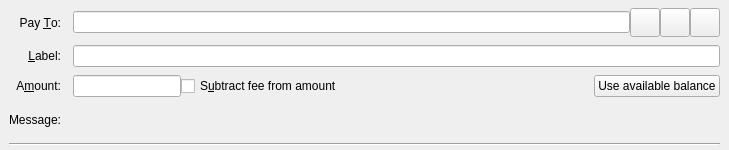
<?xml version="1.0" encoding="UTF-8"?>
<ui version="4.0">
 <class>SendCoinsEntry</class>
 <widget class="QStackedWidget" name="SendCoinsEntry">
  <property name="geometry">
   <rect>
    <x>0</x>
    <y>0</y>
    <width>729</width>
    <height>150</height>
   </rect>
  </property>
  <property name="focusPolicy">
   <enum>Qt::TabFocus</enum>
  </property>
  <property name="autoFillBackground">
   <bool>false</bool>
  </property>
  <widget class="QFrame" name="SendCoins">
   <property name="toolTip">
    <string>This is a normal payment.</string>
   </property>
   <property name="frameShape">
    <enum>QFrame::NoFrame</enum>
   </property>
   <layout class="QGridLayout" name="gridLayout">
    <property name="topMargin">
     <number>8</number>
    </property>
    <property name="bottomMargin">
     <number>4</number>
    </property>
    <property name="horizontalSpacing">
     <number>12</number>
    </property>
    <property name="verticalSpacing">
     <number>8</number>
    </property>
    <item row="0" column="0">
     <widget class="QLabel" name="payToLabel">
      <property name="text">
       <string>Pay &amp;To:</string>
      </property>
      <property name="alignment">
       <set>Qt::AlignRight|Qt::AlignTrailing|Qt::AlignVCenter</set>
      </property>
      <property name="buddy">
       <cstring>payTo</cstring>
      </property>
     </widget>
    </item>
    <item row="0" column="1">
     <layout class="QHBoxLayout" name="payToLayout">
      <property name="spacing">
       <number>0</number>
      </property>
      <item>
       <widget class="QValidatedLineEdit" name="payTo">
        <property name="toolTip">
         <string>The Fidecoin address to send the payment to</string>
        </property>
       </widget>
      </item>
      <item>
       <widget class="QToolButton" name="addressBookButton">
        <property name="toolTip">
         <string>Choose previously used address</string>
        </property>
        <property name="text">
         <string/>
        </property>
        <property name="icon">
         <iconset resource="../bitcoin.qrc">
          <normaloff>:/icons/address-book</normaloff>:/icons/address-book</iconset>
        </property>
        <property name="iconSize">
         <size>
          <width>22</width>
          <height>22</height>
         </size>
        </property>
        <property name="shortcut">
         <string>Alt+A</string>
        </property>
       </widget>
      </item>
      <item>
       <widget class="QToolButton" name="pasteButton">
        <property name="toolTip">
         <string>Paste address from clipboard</string>
        </property>
        <property name="text">
         <string/>
        </property>
        <property name="icon">
         <iconset resource="../bitcoin.qrc">
          <normaloff>:/icons/editpaste</normaloff>:/icons/editpaste</iconset>
        </property>
        <property name="iconSize">
         <size>
          <width>22</width>
          <height>22</height>
         </size>
        </property>
        <property name="shortcut">
         <string>Alt+P</string>
        </property>
       </widget>
      </item>
      <item>
       <widget class="QToolButton" name="deleteButton">
        <property name="toolTip">
         <string>Remove this entry</string>
        </property>
        <property name="text">
         <string/>
        </property>
        <property name="icon">
         <iconset resource="../bitcoin.qrc">
          <normaloff>:/icons/remove</normaloff>:/icons/remove</iconset>
        </property>
        <property name="iconSize">
         <size>
          <width>22</width>
          <height>22</height>
         </size>
        </property>
       </widget>
      </item>
     </layout>
    </item>
    <item row="1" column="0">
     <widget class="QLabel" name="labellLabel">
      <property name="text">
       <string>&amp;Label:</string>
      </property>
      <property name="alignment">
       <set>Qt::AlignRight|Qt::AlignTrailing|Qt::AlignVCenter</set>
      </property>
      <property name="buddy">
       <cstring>addAsLabel</cstring>
      </property>
     </widget>
    </item>
    <item row="1" column="1">
     <widget class="QLineEdit" name="addAsLabel">
      <property name="toolTip">
       <string>Enter a label for this address to add it to the list of used addresses</string>
      </property>
     </widget>
    </item>
    <item row="2" column="0">
     <widget class="QLabel" name="amountLabel">
      <property name="text">
       <string>A&amp;mount:</string>
      </property>
      <property name="alignment">
       <set>Qt::AlignRight|Qt::AlignTrailing|Qt::AlignVCenter</set>
      </property>
      <property name="buddy">
       <cstring>payAmount</cstring>
      </property>
     </widget>
    </item>
    <item row="2" column="1">
     <layout class="QHBoxLayout" name="horizontalLayoutAmount" stretch="0,1,0">
      <item>
       <widget class="BitcoinAmountField" name="payAmount"/>
      </item>
      <item>
       <widget class="QCheckBox" name="checkboxSubtractFeeFromAmount">
        <property name="toolTip">
         <string>The fee will be deducted from the amount being sent. The recipient will receive less fidecoins than you enter in the amount field. If multiple recipients are selected, the fee is split equally.</string>
        </property>
        <property name="text">
         <string>S&amp;ubtract fee from amount</string>
        </property>
       </widget>
      </item>
      <item>
       <widget class="QPushButton" name="useAvailableBalanceButton">
        <property name="text">
         <string>Use available balance</string>
        </property>
       </widget>
      </item>
     </layout>
    </item>
    <item row="3" column="0">
     <widget class="QLabel" name="messageLabel">
      <property name="text">
       <string>Message:</string>
      </property>
      <property name="alignment">
       <set>Qt::AlignRight|Qt::AlignTrailing|Qt::AlignVCenter</set>
      </property>
     </widget>
    </item>
    <item row="3" column="1">
     <widget class="QLabel" name="messageTextLabel">
      <property name="toolTip">
       <string>A message that was attached to the fidecoin: URI which will be stored with the transaction for your reference. Note: This message will not be sent over the Fidecoin network.</string>
      </property>
      <property name="textFormat">
       <enum>Qt::PlainText</enum>
      </property>
     </widget>
    </item>
    <item row="4" column="0" colspan="2">
     <widget class="Line" name="line">
      <property name="orientation">
       <enum>Qt::Horizontal</enum>
      </property>
     </widget>
    </item>
   </layout>
  </widget>
  <widget class="QFrame" name="SendCoins_UnauthenticatedPaymentRequest">
   <property name="palette">
    <palette>
     <active>
      <colorrole role="WindowText">
       <brush brushstyle="SolidPattern">
        <color alpha="255">
         <red>0</red>
         <green>0</green>
         <blue>0</blue>
        </color>
       </brush>
      </colorrole>
      <colorrole role="Button">
       <brush brushstyle="SolidPattern">
        <color alpha="255">
         <red>255</red>
         <green>255</green>
         <blue>127</blue>
        </color>
       </brush>
      </colorrole>
      <colorrole role="Light">
       <brush brushstyle="SolidPattern">
        <color alpha="255">
         <red>255</red>
         <green>255</green>
         <blue>255</blue>
        </color>
       </brush>
      </colorrole>
      <colorrole role="Midlight">
       <brush brushstyle="SolidPattern">
        <color alpha="255">
         <red>255</red>
         <green>255</green>
         <blue>191</blue>
        </color>
       </brush>
      </colorrole>
      <colorrole role="Dark">
       <brush brushstyle="SolidPattern">
        <color alpha="255">
         <red>127</red>
         <green>127</green>
         <blue>63</blue>
        </color>
       </brush>
      </colorrole>
      <colorrole role="Mid">
       <brush brushstyle="SolidPattern">
        <color alpha="255">
         <red>170</red>
         <green>170</green>
         <blue>84</blue>
        </color>
       </brush>
      </colorrole>
      <colorrole role="Text">
       <brush brushstyle="SolidPattern">
        <color alpha="255">
         <red>0</red>
         <green>0</green>
         <blue>0</blue>
        </color>
       </brush>
      </colorrole>
      <colorrole role="BrightText">
       <brush brushstyle="SolidPattern">
        <color alpha="255">
         <red>255</red>
         <green>255</green>
         <blue>255</blue>
        </color>
       </brush>
      </colorrole>
      <colorrole role="ButtonText">
       <brush brushstyle="SolidPattern">
        <color alpha="255">
         <red>0</red>
         <green>0</green>
         <blue>0</blue>
        </color>
       </brush>
      </colorrole>
      <colorrole role="Base">
       <brush brushstyle="SolidPattern">
        <color alpha="255">
         <red>255</red>
         <green>255</green>
         <blue>255</blue>
        </color>
       </brush>
      </colorrole>
      <colorrole role="Window">
       <brush brushstyle="SolidPattern">
        <color alpha="255">
         <red>255</red>
         <green>255</green>
         <blue>127</blue>
        </color>
       </brush>
      </colorrole>
      <colorrole role="Shadow">
       <brush brushstyle="SolidPattern">
        <color alpha="255">
         <red>0</red>
         <green>0</green>
         <blue>0</blue>
        </color>
       </brush>
      </colorrole>
      <colorrole role="AlternateBase">
       <brush brushstyle="SolidPattern">
        <color alpha="255">
         <red>255</red>
         <green>255</green>
         <blue>191</blue>
        </color>
       </brush>
      </colorrole>
      <colorrole role="ToolTipBase">
       <brush brushstyle="SolidPattern">
        <color alpha="255">
         <red>255</red>
         <green>255</green>
         <blue>220</blue>
        </color>
       </brush>
      </colorrole>
      <colorrole role="ToolTipText">
       <brush brushstyle="SolidPattern">
        <color alpha="255">
         <red>0</red>
         <green>0</green>
         <blue>0</blue>
        </color>
       </brush>
      </colorrole>
     </active>
     <inactive>
      <colorrole role="WindowText">
       <brush brushstyle="SolidPattern">
        <color alpha="255">
         <red>0</red>
         <green>0</green>
         <blue>0</blue>
        </color>
       </brush>
      </colorrole>
      <colorrole role="Button">
       <brush brushstyle="SolidPattern">
        <color alpha="255">
         <red>255</red>
         <green>255</green>
         <blue>127</blue>
        </color>
       </brush>
      </colorrole>
      <colorrole role="Light">
       <brush brushstyle="SolidPattern">
        <color alpha="255">
         <red>255</red>
         <green>255</green>
         <blue>255</blue>
        </color>
       </brush>
      </colorrole>
      <colorrole role="Midlight">
       <brush brushstyle="SolidPattern">
        <color alpha="255">
         <red>255</red>
         <green>255</green>
         <blue>191</blue>
        </color>
       </brush>
      </colorrole>
      <colorrole role="Dark">
       <brush brushstyle="SolidPattern">
        <color alpha="255">
         <red>127</red>
         <green>127</green>
         <blue>63</blue>
        </color>
       </brush>
      </colorrole>
      <colorrole role="Mid">
       <brush brushstyle="SolidPattern">
        <color alpha="255">
         <red>170</red>
         <green>170</green>
         <blue>84</blue>
        </color>
       </brush>
      </colorrole>
      <colorrole role="Text">
       <brush brushstyle="SolidPattern">
        <color alpha="255">
         <red>0</red>
         <green>0</green>
         <blue>0</blue>
        </color>
       </brush>
      </colorrole>
      <colorrole role="BrightText">
       <brush brushstyle="SolidPattern">
        <color alpha="255">
         <red>255</red>
         <green>255</green>
         <blue>255</blue>
        </color>
       </brush>
      </colorrole>
      <colorrole role="ButtonText">
       <brush brushstyle="SolidPattern">
        <color alpha="255">
         <red>0</red>
         <green>0</green>
         <blue>0</blue>
        </color>
       </brush>
      </colorrole>
      <colorrole role="Base">
       <brush brushstyle="SolidPattern">
        <color alpha="255">
         <red>255</red>
         <green>255</green>
         <blue>255</blue>
        </color>
       </brush>
      </colorrole>
      <colorrole role="Window">
       <brush brushstyle="SolidPattern">
        <color alpha="255">
         <red>255</red>
         <green>255</green>
         <blue>127</blue>
        </color>
       </brush>
      </colorrole>
      <colorrole role="Shadow">
       <brush brushstyle="SolidPattern">
        <color alpha="255">
         <red>0</red>
         <green>0</green>
         <blue>0</blue>
        </color>
       </brush>
      </colorrole>
      <colorrole role="AlternateBase">
       <brush brushstyle="SolidPattern">
        <color alpha="255">
         <red>255</red>
         <green>255</green>
         <blue>191</blue>
        </color>
       </brush>
      </colorrole>
      <colorrole role="ToolTipBase">
       <brush brushstyle="SolidPattern">
        <color alpha="255">
         <red>255</red>
         <green>255</green>
         <blue>220</blue>
        </color>
       </brush>
      </colorrole>
      <colorrole role="ToolTipText">
       <brush brushstyle="SolidPattern">
        <color alpha="255">
         <red>0</red>
         <green>0</green>
         <blue>0</blue>
        </color>
       </brush>
      </colorrole>
     </inactive>
     <disabled>
      <colorrole role="WindowText">
       <brush brushstyle="SolidPattern">
        <color alpha="255">
         <red>127</red>
         <green>127</green>
         <blue>63</blue>
        </color>
       </brush>
      </colorrole>
      <colorrole role="Button">
       <brush brushstyle="SolidPattern">
        <color alpha="255">
         <red>255</red>
         <green>255</green>
         <blue>127</blue>
        </color>
       </brush>
      </colorrole>
      <colorrole role="Light">
       <brush brushstyle="SolidPattern">
        <color alpha="255">
         <red>255</red>
         <green>255</green>
         <blue>255</blue>
        </color>
       </brush>
      </colorrole>
      <colorrole role="Midlight">
       <brush brushstyle="SolidPattern">
        <color alpha="255">
         <red>255</red>
         <green>255</green>
         <blue>191</blue>
        </color>
       </brush>
      </colorrole>
      <colorrole role="Dark">
       <brush brushstyle="SolidPattern">
        <color alpha="255">
         <red>127</red>
         <green>127</green>
         <blue>63</blue>
        </color>
       </brush>
      </colorrole>
      <colorrole role="Mid">
       <brush brushstyle="SolidPattern">
        <color alpha="255">
         <red>170</red>
         <green>170</green>
         <blue>84</blue>
        </color>
       </brush>
      </colorrole>
      <colorrole role="Text">
       <brush brushstyle="SolidPattern">
        <color alpha="255">
         <red>127</red>
         <green>127</green>
         <blue>63</blue>
        </color>
       </brush>
      </colorrole>
      <colorrole role="BrightText">
       <brush brushstyle="SolidPattern">
        <color alpha="255">
         <red>255</red>
         <green>255</green>
         <blue>255</blue>
        </color>
       </brush>
      </colorrole>
      <colorrole role="ButtonText">
       <brush brushstyle="SolidPattern">
        <color alpha="255">
         <red>127</red>
         <green>127</green>
         <blue>63</blue>
        </color>
       </brush>
      </colorrole>
      <colorrole role="Base">
       <brush brushstyle="SolidPattern">
        <color alpha="255">
         <red>255</red>
         <green>255</green>
         <blue>127</blue>
        </color>
       </brush>
      </colorrole>
      <colorrole role="Window">
       <brush brushstyle="SolidPattern">
        <color alpha="255">
         <red>255</red>
         <green>255</green>
         <blue>127</blue>
        </color>
       </brush>
      </colorrole>
      <colorrole role="Shadow">
       <brush brushstyle="SolidPattern">
        <color alpha="255">
         <red>0</red>
         <green>0</green>
         <blue>0</blue>
        </color>
       </brush>
      </colorrole>
      <colorrole role="AlternateBase">
       <brush brushstyle="SolidPattern">
        <color alpha="255">
         <red>255</red>
         <green>255</green>
         <blue>127</blue>
        </color>
       </brush>
      </colorrole>
      <colorrole role="ToolTipBase">
       <brush brushstyle="SolidPattern">
        <color alpha="255">
         <red>255</red>
         <green>255</green>
         <blue>220</blue>
        </color>
       </brush>
      </colorrole>
      <colorrole role="ToolTipText">
       <brush brushstyle="SolidPattern">
        <color alpha="255">
         <red>0</red>
         <green>0</green>
         <blue>0</blue>
        </color>
       </brush>
      </colorrole>
     </disabled>
    </palette>
   </property>
   <property name="toolTip">
    <string>This is an unauthenticated payment request.</string>
   </property>
   <property name="autoFillBackground">
    <bool>true</bool>
   </property>
   <property name="frameShape">
    <enum>QFrame::NoFrame</enum>
   </property>
   <layout class="QGridLayout" name="gridLayout_is">
    <property name="spacing">
     <number>12</number>
    </property>
    <item row="0" column="0">
     <widget class="QLabel" name="payToLabel_is">
      <property name="text">
       <string>Pay To:</string>
      </property>
      <property name="alignment">
       <set>Qt::AlignRight|Qt::AlignTrailing|Qt::AlignVCenter</set>
      </property>
     </widget>
    </item>
    <item row="0" column="1">
     <layout class="QHBoxLayout" name="payToLayout_is">
      <property name="spacing">
       <number>0</number>
      </property>
      <item>
       <widget class="QLabel" name="payTo_is"/>
      </item>
      <item>
       <widget class="QToolButton" name="deleteButton_is">
        <property name="toolTip">
         <string>Remove this entry</string>
        </property>
        <property name="text">
         <string/>
        </property>
        <property name="icon">
         <iconset resource="../bitcoin.qrc">
          <normaloff>:/icons/remove</normaloff>:/icons/remove</iconset>
        </property>
       </widget>
      </item>
     </layout>
    </item>
    <item row="1" column="0">
     <widget class="QLabel" name="memoLabel_is">
      <property name="text">
       <string>Memo:</string>
      </property>
      <property name="alignment">
       <set>Qt::AlignRight|Qt::AlignTrailing|Qt::AlignVCenter</set>
      </property>
     </widget>
    </item>
    <item row="1" column="1">
     <widget class="QLabel" name="memoTextLabel_is">
      <property name="textFormat">
       <enum>Qt::PlainText</enum>
      </property>
     </widget>
    </item>
    <item row="2" column="0">
     <widget class="QLabel" name="amountLabel_is">
      <property name="text">
       <string>A&amp;mount:</string>
      </property>
      <property name="alignment">
       <set>Qt::AlignRight|Qt::AlignTrailing|Qt::AlignVCenter</set>
      </property>
      <property name="buddy">
       <cstring>payAmount_is</cstring>
      </property>
     </widget>
    </item>
    <item row="2" column="1">
     <widget class="BitcoinAmountField" name="payAmount_is">
      <property name="acceptDrops">
       <bool>false</bool>
      </property>
     </widget>
    </item>
   </layout>
  </widget>
  <widget class="QFrame" name="SendCoins_AuthenticatedPaymentRequest">
   <property name="palette">
    <palette>
     <active>
      <colorrole role="WindowText">
       <brush brushstyle="SolidPattern">
        <color alpha="255">
         <red>0</red>
         <green>0</green>
         <blue>0</blue>
        </color>
       </brush>
      </colorrole>
      <colorrole role="Button">
       <brush brushstyle="SolidPattern">
        <color alpha="255">
         <red>140</red>
         <green>232</green>
         <blue>119</blue>
        </color>
       </brush>
      </colorrole>
      <colorrole role="Light">
       <brush brushstyle="SolidPattern">
        <color alpha="255">
         <red>230</red>
         <green>255</green>
         <blue>224</blue>
        </color>
       </brush>
      </colorrole>
      <colorrole role="Midlight">
       <brush brushstyle="SolidPattern">
        <color alpha="255">
         <red>185</red>
         <green>243</green>
         <blue>171</blue>
        </color>
       </brush>
      </colorrole>
      <colorrole role="Dark">
       <brush brushstyle="SolidPattern">
        <color alpha="255">
         <red>70</red>
         <green>116</green>
         <blue>59</blue>
        </color>
       </brush>
      </colorrole>
      <colorrole role="Mid">
       <brush brushstyle="SolidPattern">
        <color alpha="255">
         <red>93</red>
         <green>155</green>
         <blue>79</blue>
        </color>
       </brush>
      </colorrole>
      <colorrole role="Text">
       <brush brushstyle="SolidPattern">
        <color alpha="255">
         <red>0</red>
         <green>0</green>
         <blue>0</blue>
        </color>
       </brush>
      </colorrole>
      <colorrole role="BrightText">
       <brush brushstyle="SolidPattern">
        <color alpha="255">
         <red>155</red>
         <green>255</green>
         <blue>147</blue>
        </color>
       </brush>
      </colorrole>
      <colorrole role="ButtonText">
       <brush brushstyle="SolidPattern">
        <color alpha="255">
         <red>0</red>
         <green>0</green>
         <blue>0</blue>
        </color>
       </brush>
      </colorrole>
      <colorrole role="Base">
       <brush brushstyle="SolidPattern">
        <color alpha="255">
         <red>119</red>
         <green>255</green>
         <blue>233</blue>
        </color>
       </brush>
      </colorrole>
      <colorrole role="Window">
       <brush brushstyle="SolidPattern">
        <color alpha="255">
         <red>140</red>
         <green>232</green>
         <blue>119</blue>
        </color>
       </brush>
      </colorrole>
      <colorrole role="Shadow">
       <brush brushstyle="SolidPattern">
        <color alpha="255">
         <red>0</red>
         <green>0</green>
         <blue>0</blue>
        </color>
       </brush>
      </colorrole>
      <colorrole role="AlternateBase">
       <brush brushstyle="SolidPattern">
        <color alpha="255">
         <red>197</red>
         <green>243</green>
         <blue>187</blue>
        </color>
       </brush>
      </colorrole>
      <colorrole role="NoRole">
       <brush brushstyle="SolidPattern">
        <color alpha="255">
         <red>125</red>
         <green>194</green>
         <blue>122</blue>
        </color>
       </brush>
      </colorrole>
      <colorrole role="ToolTipBase">
       <brush brushstyle="SolidPattern">
        <color alpha="255">
         <red>255</red>
         <green>255</green>
         <blue>220</blue>
        </color>
       </brush>
      </colorrole>
      <colorrole role="ToolTipText">
       <brush brushstyle="SolidPattern">
        <color alpha="255">
         <red>0</red>
         <green>0</green>
         <blue>0</blue>
        </color>
       </brush>
      </colorrole>
     </active>
     <inactive>
      <colorrole role="WindowText">
       <brush brushstyle="SolidPattern">
        <color alpha="255">
         <red>0</red>
         <green>0</green>
         <blue>0</blue>
        </color>
       </brush>
      </colorrole>
      <colorrole role="Button">
       <brush brushstyle="SolidPattern">
        <color alpha="255">
         <red>140</red>
         <green>232</green>
         <blue>119</blue>
        </color>
       </brush>
      </colorrole>
      <colorrole role="Light">
       <brush brushstyle="SolidPattern">
        <color alpha="255">
         <red>230</red>
         <green>255</green>
         <blue>224</blue>
        </color>
       </brush>
      </colorrole>
      <colorrole role="Midlight">
       <brush brushstyle="SolidPattern">
        <color alpha="255">
         <red>185</red>
         <green>243</green>
         <blue>171</blue>
        </color>
       </brush>
      </colorrole>
      <colorrole role="Dark">
       <brush brushstyle="SolidPattern">
        <color alpha="255">
         <red>70</red>
         <green>116</green>
         <blue>59</blue>
        </color>
       </brush>
      </colorrole>
      <colorrole role="Mid">
       <brush brushstyle="SolidPattern">
        <color alpha="255">
         <red>93</red>
         <green>155</green>
         <blue>79</blue>
        </color>
       </brush>
      </colorrole>
      <colorrole role="Text">
       <brush brushstyle="SolidPattern">
        <color alpha="255">
         <red>0</red>
         <green>0</green>
         <blue>0</blue>
        </color>
       </brush>
      </colorrole>
      <colorrole role="BrightText">
       <brush brushstyle="SolidPattern">
        <color alpha="255">
         <red>155</red>
         <green>255</green>
         <blue>147</blue>
        </color>
       </brush>
      </colorrole>
      <colorrole role="ButtonText">
       <brush brushstyle="SolidPattern">
        <color alpha="255">
         <red>0</red>
         <green>0</green>
         <blue>0</blue>
        </color>
       </brush>
      </colorrole>
      <colorrole role="Base">
       <brush brushstyle="SolidPattern">
        <color alpha="255">
         <red>119</red>
         <green>255</green>
         <blue>233</blue>
        </color>
       </brush>
      </colorrole>
      <colorrole role="Window">
       <brush brushstyle="SolidPattern">
        <color alpha="255">
         <red>140</red>
         <green>232</green>
         <blue>119</blue>
        </color>
       </brush>
      </colorrole>
      <colorrole role="Shadow">
       <brush brushstyle="SolidPattern">
        <color alpha="255">
         <red>0</red>
         <green>0</green>
         <blue>0</blue>
        </color>
       </brush>
      </colorrole>
      <colorrole role="AlternateBase">
       <brush brushstyle="SolidPattern">
        <color alpha="255">
         <red>197</red>
         <green>243</green>
         <blue>187</blue>
        </color>
       </brush>
      </colorrole>
      <colorrole role="NoRole">
       <brush brushstyle="SolidPattern">
        <color alpha="255">
         <red>125</red>
         <green>194</green>
         <blue>122</blue>
        </color>
       </brush>
      </colorrole>
      <colorrole role="ToolTipBase">
       <brush brushstyle="SolidPattern">
        <color alpha="255">
         <red>255</red>
         <green>255</green>
         <blue>220</blue>
        </color>
       </brush>
      </colorrole>
      <colorrole role="ToolTipText">
       <brush brushstyle="SolidPattern">
        <color alpha="255">
         <red>0</red>
         <green>0</green>
         <blue>0</blue>
        </color>
       </brush>
      </colorrole>
     </inactive>
     <disabled>
      <colorrole role="WindowText">
       <brush brushstyle="SolidPattern">
        <color alpha="255">
         <red>70</red>
         <green>116</green>
         <blue>59</blue>
        </color>
       </brush>
      </colorrole>
      <colorrole role="Button">
       <brush brushstyle="SolidPattern">
        <color alpha="255">
         <red>140</red>
         <green>232</green>
         <blue>119</blue>
        </color>
       </brush>
      </colorrole>
      <colorrole role="Light">
       <brush brushstyle="SolidPattern">
        <color alpha="255">
         <red>230</red>
         <green>255</green>
         <blue>224</blue>
        </color>
       </brush>
      </colorrole>
      <colorrole role="Midlight">
       <brush brushstyle="SolidPattern">
        <color alpha="255">
         <red>185</red>
         <green>243</green>
         <blue>171</blue>
        </color>
       </brush>
      </colorrole>
      <colorrole role="Dark">
       <brush brushstyle="SolidPattern">
        <color alpha="255">
         <red>70</red>
         <green>116</green>
         <blue>59</blue>
        </color>
       </brush>
      </colorrole>
      <colorrole role="Mid">
       <brush brushstyle="SolidPattern">
        <color alpha="255">
         <red>93</red>
         <green>155</green>
         <blue>79</blue>
        </color>
       </brush>
      </colorrole>
      <colorrole role="Text">
       <brush brushstyle="SolidPattern">
        <color alpha="255">
         <red>70</red>
         <green>116</green>
         <blue>59</blue>
        </color>
       </brush>
      </colorrole>
      <colorrole role="BrightText">
       <brush brushstyle="SolidPattern">
        <color alpha="255">
         <red>155</red>
         <green>255</green>
         <blue>147</blue>
        </color>
       </brush>
      </colorrole>
      <colorrole role="ButtonText">
       <brush brushstyle="SolidPattern">
        <color alpha="255">
         <red>70</red>
         <green>116</green>
         <blue>59</blue>
        </color>
       </brush>
      </colorrole>
      <colorrole role="Base">
       <brush brushstyle="SolidPattern">
        <color alpha="255">
         <red>140</red>
         <green>232</green>
         <blue>119</blue>
        </color>
       </brush>
      </colorrole>
      <colorrole role="Window">
       <brush brushstyle="SolidPattern">
        <color alpha="255">
         <red>140</red>
         <green>232</green>
         <blue>119</blue>
        </color>
       </brush>
      </colorrole>
      <colorrole role="Shadow">
       <brush brushstyle="SolidPattern">
        <color alpha="255">
         <red>0</red>
         <green>0</green>
         <blue>0</blue>
        </color>
       </brush>
      </colorrole>
      <colorrole role="AlternateBase">
       <brush brushstyle="SolidPattern">
        <color alpha="255">
         <red>140</red>
         <green>232</green>
         <blue>119</blue>
        </color>
       </brush>
      </colorrole>
      <colorrole role="NoRole">
       <brush brushstyle="SolidPattern">
        <color alpha="255">
         <red>125</red>
         <green>194</green>
         <blue>122</blue>
        </color>
       </brush>
      </colorrole>
      <colorrole role="ToolTipBase">
       <brush brushstyle="SolidPattern">
        <color alpha="255">
         <red>255</red>
         <green>255</green>
         <blue>220</blue>
        </color>
       </brush>
      </colorrole>
      <colorrole role="ToolTipText">
       <brush brushstyle="SolidPattern">
        <color alpha="255">
         <red>0</red>
         <green>0</green>
         <blue>0</blue>
        </color>
       </brush>
      </colorrole>
     </disabled>
    </palette>
   </property>
   <property name="toolTip">
    <string>This is an authenticated payment request.</string>
   </property>
   <property name="autoFillBackground">
    <bool>true</bool>
   </property>
   <property name="frameShape">
    <enum>QFrame::NoFrame</enum>
   </property>
   <layout class="QGridLayout" name="gridLayout_s">
    <property name="spacing">
     <number>12</number>
    </property>
    <item row="0" column="0">
     <widget class="QLabel" name="payToLabel_s">
      <property name="text">
       <string>Pay To:</string>
      </property>
      <property name="alignment">
       <set>Qt::AlignRight|Qt::AlignTrailing|Qt::AlignVCenter</set>
      </property>
     </widget>
    </item>
    <item row="0" column="1">
     <layout class="QHBoxLayout" name="payToLayout_s">
      <property name="spacing">
       <number>0</number>
      </property>
      <item>
       <widget class="QLabel" name="payTo_s">
        <property name="textFormat">
         <enum>Qt::PlainText</enum>
        </property>
       </widget>
      </item>
      <item>
       <widget class="QToolButton" name="deleteButton_s">
        <property name="toolTip">
         <string>Remove this entry</string>
        </property>
        <property name="text">
         <string/>
        </property>
        <property name="icon">
         <iconset resource="../bitcoin.qrc">
          <normaloff>:/icons/remove</normaloff>:/icons/remove</iconset>
        </property>
       </widget>
      </item>
     </layout>
    </item>
    <item row="1" column="0">
     <widget class="QLabel" name="memoLabel_s">
      <property name="text">
       <string>Memo:</string>
      </property>
      <property name="alignment">
       <set>Qt::AlignRight|Qt::AlignTrailing|Qt::AlignVCenter</set>
      </property>
     </widget>
    </item>
    <item row="1" column="1">
     <widget class="QLabel" name="memoTextLabel_s">
      <property name="textFormat">
       <enum>Qt::PlainText</enum>
      </property>
     </widget>
    </item>
    <item row="2" column="0">
     <widget class="QLabel" name="amountLabel_s">
      <property name="text">
       <string>A&amp;mount:</string>
      </property>
      <property name="alignment">
       <set>Qt::AlignRight|Qt::AlignTrailing|Qt::AlignVCenter</set>
      </property>
      <property name="buddy">
       <cstring>payAmount_s</cstring>
      </property>
     </widget>
    </item>
    <item row="2" column="1">
     <widget class="BitcoinAmountField" name="payAmount_s">
      <property name="acceptDrops">
       <bool>false</bool>
      </property>
     </widget>
    </item>
   </layout>
  </widget>
 </widget>
 <customwidgets>
  <customwidget>
   <class>QValidatedLineEdit</class>
   <extends>QLineEdit</extends>
   <header>qt/qvalidatedlineedit.h</header>
  </customwidget>
  <customwidget>
   <class>BitcoinAmountField</class>
   <extends>QLineEdit</extends>
   <header>qt/bitcoinamountfield.h</header>
  </customwidget>
 </customwidgets>
 <tabstops>
  <tabstop>payTo</tabstop>
  <tabstop>addressBookButton</tabstop>
  <tabstop>pasteButton</tabstop>
  <tabstop>deleteButton</tabstop>
  <tabstop>addAsLabel</tabstop>
  <tabstop>payAmount</tabstop>
  <tabstop>payAmount_is</tabstop>
  <tabstop>deleteButton_is</tabstop>
  <tabstop>payAmount_s</tabstop>
  <tabstop>deleteButton_s</tabstop>
 </tabstops>
 <resources>
  <include location="../bitcoin.qrc"/>
 </resources>
 <connections/>
</ui>
